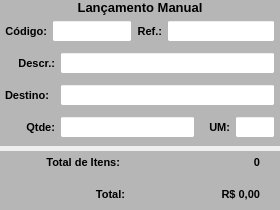
        <widget class="QWidget" name="widget_12" native="true">
         <property name="font">
          <font>
           <pointsize>8</pointsize>
          </font>
         </property>
         <layout class="QVBoxLayout" name="verticalLayout_8">
          <property name="spacing">
           <number>5</number>
          </property>
          <property name="leftMargin">
           <number>0</number>
          </property>
          <property name="topMargin">
           <number>0</number>
          </property>
          <property name="rightMargin">
           <number>0</number>
          </property>
          <property name="bottomMargin">
           <number>0</number>
          </property>
          <item>
           <widget class="QWidget" name="widget_Cor4" native="true">
            <property name="minimumSize">
             <size>
              <width>0</width>
              <height>0</height>
             </size>
            </property>
            <property name="maximumSize">
             <size>
              <width>16777215</width>
              <height>16777215</height>
             </size>
            </property>
            <property name="font">
             <font>
              <pointsize>8</pointsize>
             </font>
            </property>
            <property name="styleSheet">
             <string notr="true">background-color: rgb(182, 182, 182);</string>
            </property>
            <layout class="QVBoxLayout" name="verticalLayout_7">
             <property name="spacing">
              <number>0</number>
             </property>
             <property name="leftMargin">
              <number>0</number>
             </property>
             <property name="topMargin">
              <number>0</number>
             </property>
             <property name="rightMargin">
              <number>0</number>
             </property>
             <property name="bottomMargin">
              <number>3</number>
             </property>
             <item>
              <widget class="QLabel" name="label_53">
               <property name="minimumSize">
                <size>
                 <width>0</width>
                 <height>0</height>
                </size>
               </property>
               <property name="maximumSize">
                <size>
                 <width>16777215</width>
                 <height>25</height>
                </size>
               </property>
               <property name="font">
                <font>
                 <pointsize>10</pointsize>
                 <weight>75</weight>
                 <bold>true</bold>
                </font>
               </property>
               <property name="text">
                <string>Lançamento Manual</string>
               </property>
               <property name="alignment">
                <set>Qt::AlignCenter</set>
               </property>
              </widget>
             </item>
             <item>
              <widget class="QWidget" name="widget_15" native="true">
               <property name="font">
                <font>
                 <pointsize>8</pointsize>
                </font>
               </property>
               <layout class="QHBoxLayout" name="horizontalLayout_7">
                <property name="spacing">
                 <number>5</number>
                </property>
                <property name="leftMargin">
                 <number>5</number>
                </property>
                <property name="topMargin">
                 <number>5</number>
                </property>
                <property name="rightMargin">
                 <number>5</number>
                </property>
                <property name="bottomMargin">
                 <number>5</number>
                </property>
                <item>
                 <widget class="QLabel" name="label_57">
                  <property name="minimumSize">
                   <size>
                    <width>0</width>
                    <height>0</height>
                   </size>
                  </property>
                  <property name="maximumSize">
                   <size>
                    <width>50</width>
                    <height>16777215</height>
                   </size>
                  </property>
                  <property name="font">
                   <font>
                    <pointsize>8</pointsize>
                    <weight>75</weight>
                    <bold>true</bold>
                   </font>
                  </property>
                  <property name="text">
                   <string>Código:</string>
                  </property>
                  <property name="alignment">
                   <set>Qt::AlignRight|Qt::AlignTrailing|Qt::AlignVCenter</set>
                  </property>
                 </widget>
                </item>
                <item>
                 <widget class="QLineEdit" name="line_Codigo">
                  <property name="sizePolicy">
                   <sizepolicy hsizetype="Preferred" vsizetype="Preferred">
                    <horstretch>0</horstretch>
                    <verstretch>0</verstretch>
                   </sizepolicy>
                  </property>
                  <property name="minimumSize">
                   <size>
                    <width>0</width>
                    <height>0</height>
                   </size>
                  </property>
                  <property name="maximumSize">
                   <size>
                    <width>80</width>
                    <height>25</height>
                   </size>
                  </property>
                  <property name="font">
                   <font>
                    <pointsize>8</pointsize>
                   </font>
                  </property>
                  <property name="styleSheet">
                   <string notr="true">background-color: rgb(255, 255, 255);</string>
                  </property>
                  <property name="alignment">
                   <set>Qt::AlignCenter</set>
                  </property>
                 </widget>
                </item>
                <item>
                 <widget class="QLabel" name="label_58">
                  <property name="minimumSize">
                   <size>
                    <width>0</width>
                    <height>0</height>
                   </size>
                  </property>
                  <property name="maximumSize">
                   <size>
                    <width>50</width>
                    <height>16777215</height>
                   </size>
                  </property>
                  <property name="font">
                   <font>
                    <pointsize>8</pointsize>
                    <weight>75</weight>
                    <bold>true</bold>
                   </font>
                  </property>
                  <property name="text">
                   <string>Ref.:</string>
                  </property>
                  <property name="alignment">
                   <set>Qt::AlignRight|Qt::AlignTrailing|Qt::AlignVCenter</set>
                  </property>
                 </widget>
                </item>
                <item>
                 <widget class="QLineEdit" name="line_Referencia">
                  <property name="sizePolicy">
                   <sizepolicy hsizetype="Preferred" vsizetype="Preferred">
                    <horstretch>0</horstretch>
                    <verstretch>0</verstretch>
                   </sizepolicy>
                  </property>
                  <property name="minimumSize">
                   <size>
                    <width>0</width>
                    <height>0</height>
                   </size>
                  </property>
                  <property name="maximumSize">
                   <size>
                    <width>16777215</width>
                    <height>25</height>
                   </size>
                  </property>
                  <property name="font">
                   <font>
                    <pointsize>8</pointsize>
                   </font>
                  </property>
                  <property name="cursor">
                   <cursorShape>IBeamCursor</cursorShape>
                  </property>
                  <property name="styleSheet">
                   <string notr="true">background-color: rgb(255, 255, 255);</string>
                  </property>
                  <property name="inputMask">
                   <string/>
                  </property>
                  <property name="text">
                   <string/>
                  </property>
                  <property name="maxLength">
                   <number>20</number>
                  </property>
                  <property name="frame">
                   <bool>true</bool>
                  </property>
                  <property name="echoMode">
                   <enum>QLineEdit::Normal</enum>
                  </property>
                  <property name="alignment">
                   <set>Qt::AlignLeading|Qt::AlignLeft|Qt::AlignVCenter</set>
                  </property>
                 </widget>
                </item>
               </layout>
              </widget>
             </item>
             <item>
              <widget class="QWidget" name="widget_16" native="true">
               <property name="font">
                <font>
                 <pointsize>8</pointsize>
                </font>
               </property>
               <layout class="QHBoxLayout" name="horizontalLayout_9">
                <property name="spacing">
                 <number>5</number>
                </property>
                <property name="leftMargin">
                 <number>5</number>
                </property>
                <property name="topMargin">
                 <number>5</number>
                </property>
                <property name="rightMargin">
                 <number>5</number>
                </property>
                <property name="bottomMargin">
                 <number>5</number>
                </property>
                <item>
                 <widget class="QLabel" name="label_59">
                  <property name="minimumSize">
                   <size>
                    <width>0</width>
                    <height>0</height>
                   </size>
                  </property>
                  <property name="maximumSize">
                   <size>
                    <width>50</width>
                    <height>16777215</height>
                   </size>
                  </property>
                  <property name="font">
                   <font>
                    <pointsize>8</pointsize>
                    <weight>75</weight>
                    <bold>true</bold>
                   </font>
                  </property>
                  <property name="text">
                   <string>Descr.:</string>
                  </property>
                  <property name="alignment">
                   <set>Qt::AlignRight|Qt::AlignTrailing|Qt::AlignVCenter</set>
                  </property>
                 </widget>
                </item>
                <item>
                 <widget class="QLineEdit" name="line_Descricao">
                  <property name="sizePolicy">
                   <sizepolicy hsizetype="Preferred" vsizetype="Preferred">
                    <horstretch>0</horstretch>
                    <verstretch>0</verstretch>
                   </sizepolicy>
                  </property>
                  <property name="minimumSize">
                   <size>
                    <width>0</width>
                    <height>0</height>
                   </size>
                  </property>
                  <property name="maximumSize">
                   <size>
                    <width>16777215</width>
                    <height>25</height>
                   </size>
                  </property>
                  <property name="font">
                   <font>
                    <pointsize>8</pointsize>
                   </font>
                  </property>
                  <property name="styleSheet">
                   <string notr="true">background-color: rgb(255, 255, 255);</string>
                  </property>
                  <property name="alignment">
                   <set>Qt::AlignLeading|Qt::AlignLeft|Qt::AlignVCenter</set>
                  </property>
                 </widget>
                </item>
               </layout>
              </widget>
             </item>
             <item>
              <widget class="QWidget" name="widget_17" native="true">
               <property name="font">
                <font>
                 <pointsize>8</pointsize>
                </font>
               </property>
               <layout class="QHBoxLayout" name="horizontalLayout_10">
                <property name="spacing">
                 <number>5</number>
                </property>
                <property name="leftMargin">
                 <number>5</number>
                </property>
                <property name="topMargin">
                 <number>5</number>
                </property>
                <property name="rightMargin">
                 <number>5</number>
                </property>
                <property name="bottomMargin">
                 <number>5</number>
                </property>
                <item>
                 <widget class="QLabel" name="label_19">
                  <property name="sizePolicy">
                   <sizepolicy hsizetype="Fixed" vsizetype="Preferred">
                    <horstretch>0</horstretch>
                    <verstretch>0</verstretch>
                   </sizepolicy>
                  </property>
                  <property name="minimumSize">
                   <size>
                    <width>0</width>
                    <height>0</height>
                   </size>
                  </property>
                  <property name="maximumSize">
                   <size>
                    <width>50</width>
                    <height>16777215</height>
                   </size>
                  </property>
                  <property name="font">
                   <font>
                    <pointsize>8</pointsize>
                    <weight>75</weight>
                    <bold>true</bold>
                   </font>
                  </property>
                  <property name="text">
                   <string>Destino:</string>
                  </property>
                  <property name="alignment">
                   <set>Qt::AlignLeading|Qt::AlignLeft|Qt::AlignVCenter</set>
                  </property>
                 </widget>
                </item>
                <item>
                 <widget class="QLineEdit" name="line_Destino">
                  <property name="sizePolicy">
                   <sizepolicy hsizetype="Preferred" vsizetype="Preferred">
                    <horstretch>0</horstretch>
                    <verstretch>0</verstretch>
                   </sizepolicy>
                  </property>
                  <property name="minimumSize">
                   <size>
                    <width>0</width>
                    <height>0</height>
                   </size>
                  </property>
                  <property name="maximumSize">
                   <size>
                    <width>16777215</width>
                    <height>25</height>
                   </size>
                  </property>
                  <property name="font">
                   <font>
                    <pointsize>8</pointsize>
                   </font>
                  </property>
                  <property name="cursor">
                   <cursorShape>IBeamCursor</cursorShape>
                  </property>
                  <property name="styleSheet">
                   <string notr="true">background-color: rgb(255, 255, 255);</string>
                  </property>
                  <property name="inputMask">
                   <string/>
                  </property>
                  <property name="text">
                   <string/>
                  </property>
                  <property name="frame">
                   <bool>true</bool>
                  </property>
                  <property name="echoMode">
                   <enum>QLineEdit::Normal</enum>
                  </property>
                  <property name="alignment">
                   <set>Qt::AlignCenter</set>
                  </property>
                 </widget>
                </item>
               </layout>
              </widget>
             </item>
             <item>
              <widget class="QWidget" name="widget_18" native="true">
               <property name="font">
                <font>
                 <pointsize>8</pointsize>
                </font>
               </property>
               <layout class="QHBoxLayout" name="horizontalLayout_11">
                <property name="spacing">
                 <number>5</number>
                </property>
                <property name="leftMargin">
                 <number>5</number>
                </property>
                <property name="topMargin">
                 <number>5</number>
                </property>
                <property name="rightMargin">
                 <number>5</number>
                </property>
                <property name="bottomMargin">
                 <number>5</number>
                </property>
                <item>
                 <widget class="QLabel" name="label_33">
                  <property name="minimumSize">
                   <size>
                    <width>0</width>
                    <height>0</height>
                   </size>
                  </property>
                  <property name="maximumSize">
                   <size>
                    <width>50</width>
                    <height>16777215</height>
                   </size>
                  </property>
                  <property name="font">
                   <font>
                    <pointsize>8</pointsize>
                    <weight>75</weight>
                    <bold>true</bold>
                   </font>
                  </property>
                  <property name="text">
                   <string>Qtde:</string>
                  </property>
                  <property name="alignment">
                   <set>Qt::AlignRight|Qt::AlignTrailing|Qt::AlignVCenter</set>
                  </property>
                 </widget>
                </item>
                <item>
                 <widget class="QLineEdit" name="line_Qtde">
                  <property name="sizePolicy">
                   <sizepolicy hsizetype="Preferred" vsizetype="Preferred">
                    <horstretch>0</horstretch>
                    <verstretch>0</verstretch>
                   </sizepolicy>
                  </property>
                  <property name="minimumSize">
                   <size>
                    <width>0</width>
                    <height>0</height>
                   </size>
                  </property>
                  <property name="maximumSize">
                   <size>
                    <width>16777215</width>
                    <height>25</height>
                   </size>
                  </property>
                  <property name="font">
                   <font>
                    <pointsize>8</pointsize>
                   </font>
                  </property>
                  <property name="cursor">
                   <cursorShape>IBeamCursor</cursorShape>
                  </property>
                  <property name="styleSheet">
                   <string notr="true">background-color: rgb(255, 255, 255);</string>
                  </property>
                  <property name="inputMask">
                   <string/>
                  </property>
                  <property name="text">
                   <string/>
                  </property>
                  <property name="frame">
                   <bool>true</bool>
                  </property>
                  <property name="echoMode">
                   <enum>QLineEdit::Normal</enum>
                  </property>
                  <property name="alignment">
                   <set>Qt::AlignCenter</set>
                  </property>
                 </widget>
                </item>
                <item>
                 <widget class="QLabel" name="label_23">
                  <property name="minimumSize">
                   <size>
                    <width>0</width>
                    <height>0</height>
                   </size>
                  </property>
                  <property name="maximumSize">
                   <size>
                    <width>30</width>
                    <height>16777215</height>
                   </size>
                  </property>
                  <property name="font">
                   <font>
                    <pointsize>8</pointsize>
                    <weight>75</weight>
                    <bold>true</bold>
                   </font>
                  </property>
                  <property name="text">
                   <string>UM:</string>
                  </property>
                  <property name="alignment">
                   <set>Qt::AlignRight|Qt::AlignTrailing|Qt::AlignVCenter</set>
                  </property>
                 </widget>
                </item>
                <item>
                 <widget class="QLineEdit" name="line_UM">
                  <property name="sizePolicy">
                   <sizepolicy hsizetype="Preferred" vsizetype="Preferred">
                    <horstretch>0</horstretch>
                    <verstretch>0</verstretch>
                   </sizepolicy>
                  </property>
                  <property name="minimumSize">
                   <size>
                    <width>0</width>
                    <height>0</height>
                   </size>
                  </property>
                  <property name="maximumSize">
                   <size>
                    <width>40</width>
                    <height>25</height>
                   </size>
                  </property>
                  <property name="font">
                   <font>
                    <pointsize>8</pointsize>
                   </font>
                  </property>
                  <property name="styleSheet">
                   <string notr="true">background-color: rgb(255, 255, 255);</string>
                  </property>
                  <property name="alignment">
                   <set>Qt::AlignCenter</set>
                  </property>
                 </widget>
                </item>
               </layout>
              </widget>
             </item>
            </layout>
           </widget>
          </item>
          <item>
           <widget class="QWidget" name="widget_Cor6" native="true">
            <property name="font">
             <font>
              <pointsize>8</pointsize>
             </font>
            </property>
            <property name="styleSheet">
             <string notr="true">background-color: rgb(182, 182, 182);</string>
            </property>
            <layout class="QVBoxLayout" name="verticalLayout_9">
             <property name="spacing">
              <number>5</number>
             </property>
             <property name="leftMargin">
              <number>0</number>
             </property>
             <property name="topMargin">
              <number>0</number>
             </property>
             <property name="rightMargin">
              <number>0</number>
             </property>
             <property name="bottomMargin">
              <number>0</number>
             </property>
             <item>
              <widget class="QWidget" name="widget_20" native="true">
               <property name="font">
                <font>
                 <pointsize>8</pointsize>
                </font>
               </property>
               <layout class="QHBoxLayout" name="horizontalLayout_12">
                <property name="spacing">
                 <number>25</number>
                </property>
                <property name="leftMargin">
                 <number>5</number>
                </property>
                <property name="topMargin">
                 <number>5</number>
                </property>
                <property name="rightMargin">
                 <number>20</number>
                </property>
                <property name="bottomMargin">
                 <number>5</number>
                </property>
                <item>
                 <widget class="QLabel" name="label_TotalItens_2">
                  <property name="minimumSize">
                   <size>
                    <width>0</width>
                    <height>0</height>
                   </size>
                  </property>
                  <property name="maximumSize">
                   <size>
                    <width>16777215</width>
                    <height>16777215</height>
                   </size>
                  </property>
                  <property name="font">
                   <font>
                    <pointsize>8</pointsize>
                    <weight>75</weight>
                    <bold>true</bold>
                   </font>
                  </property>
                  <property name="text">
                   <string>Total de Itens:</string>
                  </property>
                  <property name="alignment">
                   <set>Qt::AlignRight|Qt::AlignTrailing|Qt::AlignVCenter</set>
                  </property>
                 </widget>
                </item>
                <item>
                 <widget class="QLabel" name="label_TotalItens">
                  <property name="minimumSize">
                   <size>
                    <width>0</width>
                    <height>0</height>
                   </size>
                  </property>
                  <property name="maximumSize">
                   <size>
                    <width>16777215</width>
                    <height>16777215</height>
                   </size>
                  </property>
                  <property name="font">
                   <font>
                    <pointsize>8</pointsize>
                    <weight>75</weight>
                    <bold>true</bold>
                   </font>
                  </property>
                  <property name="text">
                   <string>0</string>
                  </property>
                  <property name="alignment">
                   <set>Qt::AlignRight|Qt::AlignTrailing|Qt::AlignVCenter</set>
                  </property>
                 </widget>
                </item>
               </layout>
              </widget>
             </item>
             <item>
              <widget class="QWidget" name="widget_21" native="true">
               <property name="font">
                <font>
                 <pointsize>8</pointsize>
                </font>
               </property>
               <layout class="QHBoxLayout" name="horizontalLayout_13">
                <property name="spacing">
                 <number>20</number>
                </property>
                <property name="rightMargin">
                 <number>20</number>
                </property>
                <item>
                 <widget class="QLabel" name="label_8">
                  <property name="minimumSize">
                   <size>
                    <width>0</width>
                    <height>0</height>
                   </size>
                  </property>
                  <property name="maximumSize">
                   <size>
                    <width>16777215</width>
                    <height>25</height>
                   </size>
                  </property>
                  <property name="font">
                   <font>
                    <pointsize>8</pointsize>
                    <weight>75</weight>
                    <bold>true</bold>
                   </font>
                  </property>
                  <property name="text">
                   <string>Total:</string>
                  </property>
                  <property name="alignment">
                   <set>Qt::AlignRight|Qt::AlignTrailing|Qt::AlignVCenter</set>
                  </property>
                 </widget>
                </item>
                <item>
                 <widget class="QLabel" name="label_Total">
                  <property name="minimumSize">
                   <size>
                    <width>0</width>
                    <height>0</height>
                   </size>
                  </property>
                  <property name="maximumSize">
                   <size>
                    <width>16777215</width>
                    <height>25</height>
                   </size>
                  </property>
                  <property name="font">
                   <font>
                    <pointsize>8</pointsize>
                    <weight>75</weight>
                    <bold>true</bold>
                   </font>
                  </property>
                  <property name="text">
                   <string>R$ 0,00</string>
                  </property>
                  <property name="alignment">
                   <set>Qt::AlignRight|Qt::AlignTrailing|Qt::AlignVCenter</set>
                  </property>
                 </widget>
                </item>
               </layout>
              </widget>
             </item>
            </layout>
           </widget>
          </item>
         </layout>
        </widget>
